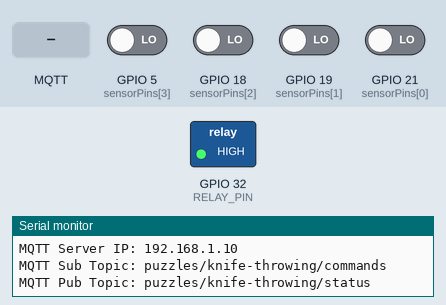
Bench run of a sketch on a simulated ESP32. On the bench: switched loads named in the sketch (green lamp = pin HIGH), the last lines printed to the serial monitor. The test bench sets the inputs (shaded band); at power-on: GPIO 5 (sensorPins[3]), GPIO 18 (sensorPins[2]), GPIO 19 (sensorPins[1]), GPIO 21 (sensorPins[0]) LOW. WiFi joins after 1.5 s; servers stay silent unless stated; random numbers use the default seed unless the sketch sets one; no MQTT or app messages arrive unless stated; the audio player accepts every command and is not drawn.

Above: at 3.7 s.
3.8 s: MQTT message "solved" arrives on the first subscribed topic
At 4.2 s:
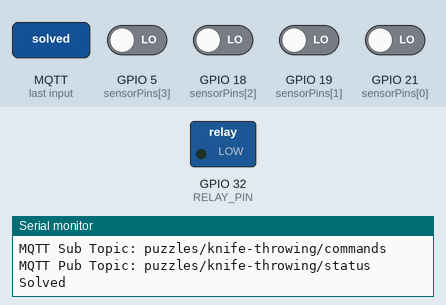
5.3 s: GPIO 5 (sensorPins[3]) driven HIGH
At 6.5 s:
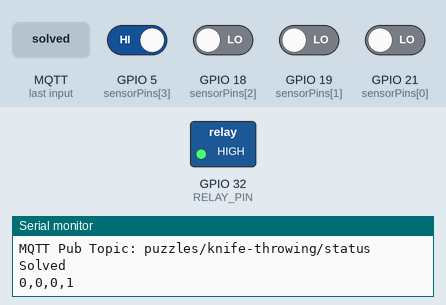
6.8 s: GPIO 5 (sensorPins[3]) driven LOW
At 7.7 s:
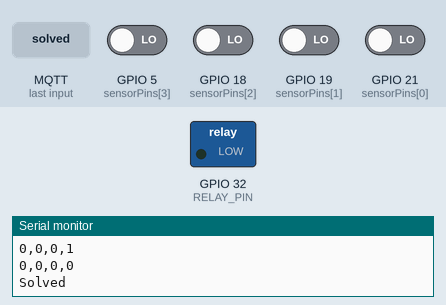
8.3 s: GPIO 18 (sensorPins[2]) driven HIGH
At 8.9 s:
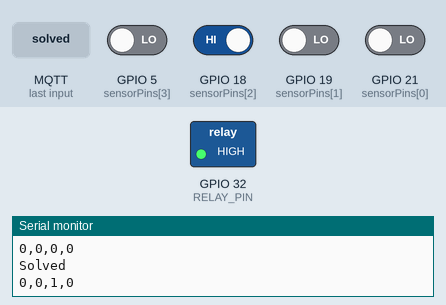
Timing chart, 0 to 10.8 s (numbered marks = the images above; inputs shaded):
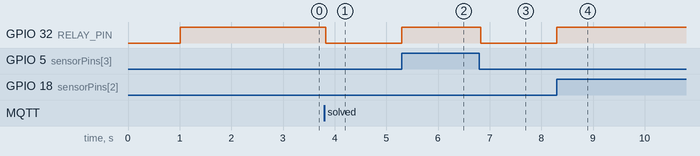

Measured:
- after the input at 3.8 s, GPIO 32 (RELAY_PIN): HIGH → LOW at once
- after the input at 5.3 s, GPIO 32 (RELAY_PIN): LOW → HIGH at once
- after the input at 6.8 s, GPIO 32 (RELAY_PIN): HIGH → LOW at once
- after the input at 8.3 s, GPIO 32 (RELAY_PIN): LOW → HIGH at once

The sketch:

KnifeThrowing.ino
```cpp
#include <WiFiManager.h>
#include <PubSubClient.h>
#include <DFRobotDFPlayerMini.h>

const char* AP_NAME             = "Knife Puzzle Setup";                 // Access point name
const char* DEFAULT_SERVER      = "192.168.1.10";                       // MQTT server name
const char* DEFAULT_SUB_TOPIC   = "puzzles/knife-throwing/commands";    // MQTT sub topic
const char* DEFAULT_PUB_TOPIC   = "puzzles/knife-throwing/status";      // MQTT pub topic

WiFiClient espClient;
PubSubClient client(espClient);

char mqtt_server[40];
char mqtt_sub_topic[100];
char mqtt_pub_topic[100];

#define NUM_SENSORS 4
#define RELAY_PIN 32

String clientId = "knife-throwing-" + String(ESP.getChipRevision()) + "-" + String(random(0xffff), HEX);

const byte sensorPins[NUM_SENSORS] = {21, 19, 18, 5};
bool lastSensorState[NUM_SENSORS];

HardwareSerial hardwareSerial(2);
DFRobotDFPlayerMini dfPlayer;
enum State { Initialising, Running, Solved };
State state = Initialising;

void onSolve() {
  Serial.println("Solved");
  dfPlayer.play(1);
  digitalWrite(RELAY_PIN, LOW);
  state = Solved;
}

void resetPuzzle() {
  dfPlayer.stop();
  digitalWrite(RELAY_PIN, HIGH);
  state = Running;
}

void callback(char* topic, byte* payload, unsigned int length) {
  String msg;
  for (unsigned int i = 0; i < length; i++) msg += (char)payload[i];
  msg.trim();
  if (msg == "solved") {
    onSolve();
  } else if (msg == "reset") {
    resetPuzzle();
  }
}

void printState() {
  for (int i = 0; i < NUM_SENSORS; i++) {
    Serial.print(lastSensorState[i]);
    Serial.print(i < NUM_SENSORS - 1 ? ',' : '\n');
  }
}

bool isSolved() {
  for (int i = 0; i < NUM_SENSORS; i++) {
    if (lastSensorState[i] == HIGH) return false;
  }
  return true;
}

void setupNetworking() {
  WiFiManager wm;
  wm.setConfigPortalTimeout(180);

  WiFiManagerParameter custom_mqtt_server("server", "MQTT Server IP", DEFAULT_SERVER, 40);
  WiFiManagerParameter custom_sub_topic("sub", "MQTT Sub Topic", DEFAULT_SUB_TOPIC, 100);
  WiFiManagerParameter custom_pub_topic("pub", "MQTT Pub Topic", DEFAULT_PUB_TOPIC, 100);
  wm.addParameter(&custom_mqtt_server);
  wm.addParameter(&custom_sub_topic);
  wm.addParameter(&custom_pub_topic);

  bool res = wm.startConfigPortal(AP_NAME);
  String mqttServer;
  String mqttSub;
  String mqttPub;

  if (res) {
    Serial.println("Connected to Network");

    mqttServer = custom_mqtt_server.getValue();
    mqttSub = custom_sub_topic.getValue();
    mqttPub = custom_pub_topic.getValue();

    Serial.print("MQTT Server IP: ");
    Serial.println(mqttServer);
    Serial.print("MQTT Sub Topic: ");
    Serial.println(mqttSub);
    Serial.print("MQTT Pub Topic: ");
    Serial.println(mqttPub);
  }
  else {
    Serial.println("Config Portal Timeout");
    Serial.println("Restarting...");
    ESP.restart();
  }

  mqttServer.toCharArray(mqtt_server, sizeof(mqtt_server));
  mqttSub.toCharArray(mqtt_sub_topic, sizeof(mqtt_sub_topic));
  mqttPub.toCharArray(mqtt_pub_topic, sizeof(mqtt_pub_topic));

  client.setServer(mqtt_server, 1883);
  client.setCallback(callback);
  client.connect(clientId.c_str(), NULL, NULL, NULL, 0, false, NULL, true);
  client.subscribe(mqtt_sub_topic);
}

void setup() {
  Serial.begin(115200);
  hardwareSerial.begin(9600, SERIAL_8N1, 16, 17);
  delay(500);
  if (!dfPlayer.begin(hardwareSerial)) while (true);
  dfPlayer.volume(30);

  for (int i = 0; i < NUM_SENSORS; i++) {
    pinMode(sensorPins[i], INPUT);
    lastSensorState[i] = digitalRead(sensorPins[i]);
  }
  pinMode(RELAY_PIN, OUTPUT);
  digitalWrite(RELAY_PIN, HIGH);
  state = Running;

  setupNetworking();
}

void loop() {
  if (!client.connected()) {
    Serial.println("MQTT: Trying to connect...");
    client.connect(clientId.c_str(), NULL, NULL, NULL, 0, false, NULL, true);
    client.subscribe(mqtt_sub_topic);
  }
  client.loop();

  for (int i = 0; i < NUM_SENSORS; i++) {
    bool st = digitalRead(sensorPins[i]);
    if (st != lastSensorState[i]) {
      lastSensorState[i] = st;
      printState();
      if (state == Running && isSolved()) {
        onSolve();
        client.publish(mqtt_pub_topic, "solved");
      } else if (state == Solved && !isSolved()) {
        resetPuzzle();
      }
    }
  }
}
```
